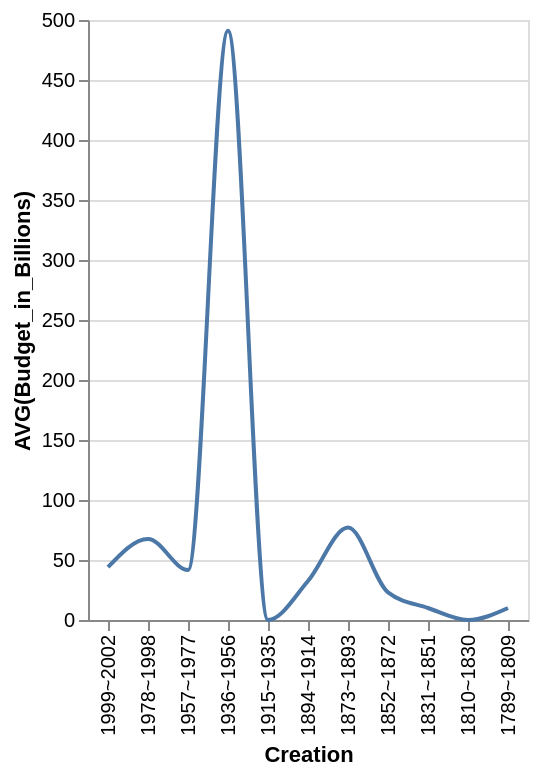

Write a Vega-Lite specification for this figure.
### Vega-Lite specification from a JSON file in a GitHub repository (floating-point values rounded to 4 significant figures)
{"data": {"values": [{"x_data": "1999~2002", "y_data": 44}, {"x_data": "1978~1998", "y_data": 67.5}, {"x_data": "1957~1977", "y_data": 41.67}, {"x_data": "1936~1956", "y_data": 491}, {"x_data": "1915~1935", "y_data": 0}, {"x_data": "1894~1914", "y_data": 32.5}, {"x_data": "1873~1893", "y_data": 77}, {"x_data": "1852~1872", "y_data": 23}, {"x_data": "1831~1851", "y_data": 10}, {"x_data": "1810~1830", "y_data": 0}, {"x_data": "1789~1809", "y_data": 10}]}, "mark": {"type": "line", "interpolate": "monotone"}, "encoding": {"x": {"field": "x_data", "type": "nominal", "title": "Creation", "sort": "descending"}, "y": {"field": "y_data", "type": "quantitative", "title": "AVG(Budget_in_Billions)"}}}
